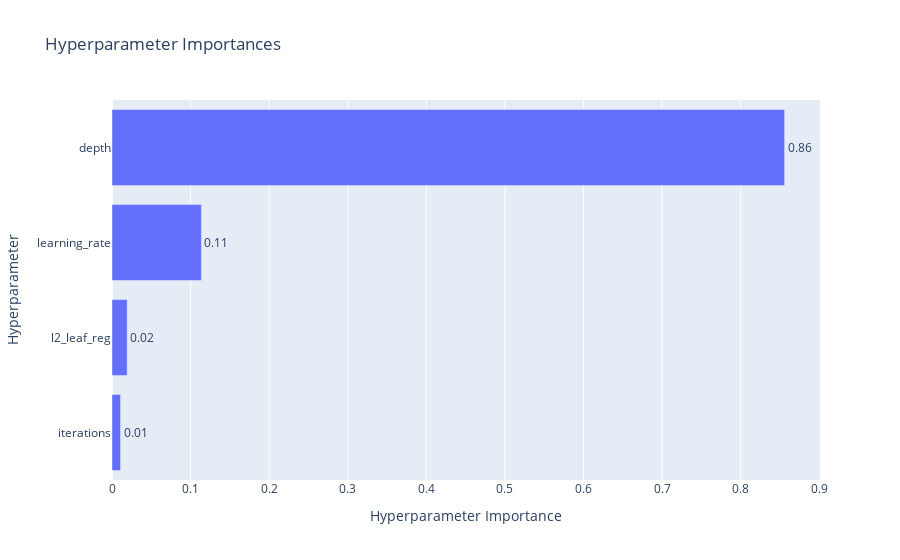

The code cell stored with this chart in its notebook:
### Code cell
def objective_cat(trial):
    model = CatBoostRegressor(
        iterations=trial.suggest_int("iterations", 1000, 2500),
        learning_rate=trial.suggest_float("learning_rate", 0.01, 0.3),
        depth=trial.suggest_int("depth", 4, 10),
        l2_leaf_reg=trial.suggest_float("l2_leaf_reg", 1, 10),
        loss_function="MAE",
        verbose=0,
        random_state=42,
    )

    model.fit(
        X_train,
        y_train,
        eval_set=(X_valid, y_valid),
        early_stopping_rounds=100,
        verbose=0,
    )
    y_pred = model.predict(X_valid)
    return mean_absolute_error(y_valid, y_pred)


study_cat = optuna.create_study(
    study_name="CatBoost Hyperparameter Tuning", direction="minimize"
)
study_cat.optimize(objective_cat, n_trials=50)

plot_param_importances(study_cat)

### Figure 1 — Plotly figure (JSON) as saved in the notebook; plotly's stock layout.template omitted (floating-point values rounded to 4 significant figures)
{"data": [{"cliponaxis": false, "hovertemplate": ["iterations (IntDistribution): 0.010856822709044077<extra></extra>", "l2_leaf_reg (FloatDistribution): 0.0193051417901903<extra></extra>", "learning_rate (FloatDistribution): 0.11379708381599789<extra></extra>", "depth (IntDistribution): 0.8560409516847678<extra></extra>"], "name": "Objective Value", "orientation": "h", "text": ["0.01", "0.02", "0.11", "0.86"], "textposition": "outside", "type": "bar", "x": [0.01086, 0.01931, 0.1138, 0.856], "y": ["iterations", "l2_leaf_reg", "learning_rate", "depth"]}], "layout": {"title": {"text": "Hyperparameter Importances"}, "xaxis": {"title": {"text": "Hyperparameter Importance"}}, "yaxis": {"title": {"text": "Hyperparameter"}}}}
